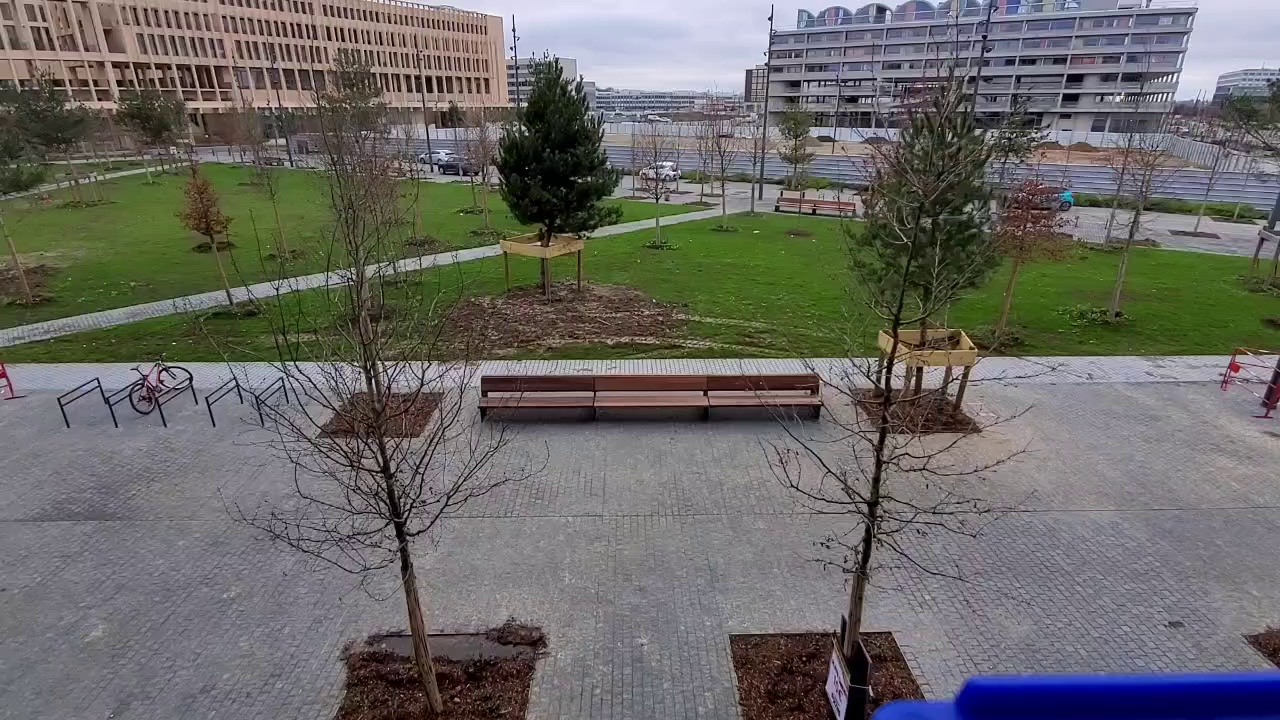
#> input picture final/reference.jpg, 1280 x 720 px
$ python configure.py
#> lines starting #> are read from the running program, lines starting #| are printed output that depends on the picture; after the words box and inside, x2 and y2 are one past the last pixel; in counts of white or black regions, pixels touching at a corner belong together
#python configure.py -v ../ric_test.mp4
import cv2
import numpy as np
import argparse

ap = argparse.ArgumentParser()
ap.add_argument("-img", "--image", type=str, help="path to the configuration image", default="reference.jpg")
args = vars(ap.parse_args())

step = 0

red = (0,0,255) #BGR
green = (0,255,0)
blue = (255,0,0)
yellow = (0,255,255)
cyan = (255,255,0)
magenta = (255,0,255)
white = (255,255,255)

font = cv2.FONT_HERSHEY_SIMPLEX
font_size = 0.8
font_thickness = 1

global_coord_updated = False
global_x = 0
global_y = 0

coor_x = None
coor_y = None

key_input = ""
text_input = ""
enter = False

foot_text_line_1 = ""
foot_text_line_2 = ""

pts_src = []
pts_dst = []
z_planes = []

pts_plane = []
level_defined = False
plane_done = False
level = 0

#pts_src = [[475,211],[660,247],[1111,322],[915,360],[1163,630],[729,634],[370,638],[162,630],[67,428],[378,360],[233,308]]
#pts_dst = [[2.00,0.0],[11.70,10.70],[22.80,21.70],[16.80,24.00],[16.80,32.20],[11.10,32.20],[7.30,32.20],[5.00,32.20],[0.30,27.00],[5.00,24.00],[0.0,21.00]]

index = 0

DESIRED_HEIGHT = 720

img = cv2.imread(args["image"],-1)
#> img is the input picture: shape (720, 1280, 3); mean B, G, R 102.1, 105.3, 106.7

scale = DESIRED_HEIGHT/img.shape[0]
#> scale = 1
scaled_width = int(img.shape[1]*scale)
#> scaled_width = 1280
img = cv2.resize(img, (scaled_width,DESIRED_HEIGHT), interpolation = cv2.INTER_AREA)

text_banner = np.ones((80, scaled_width, 3),np.uint8)

img = np.concatenate((img,text_banner),axis=0)
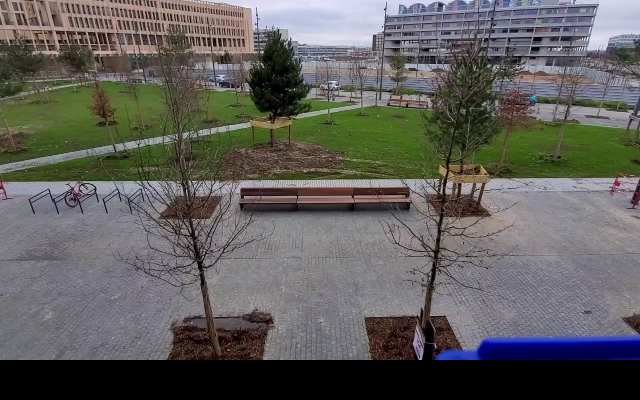
#> img: shape (800, 1280, 3) (shown at 1/2 size); mean B, G, R 92, 94.9, 96.1
no_text_img = np.copy(img)

def click(event, x, y, flags, param):
    global global_x,global_y,global_coord_updated
    if event == cv2.EVENT_LBUTTONDOWN:
        global_x = x
        global_y = y
        global_coord_updated = True

cv2.namedWindow("Configuration")
cv2.setMouseCallback("Configuration", click)

foot_text_line_1 = "Click to define the points of reference for the top down view (min 4)"

while True:
    key = cv2.waitKey(5)
#> (key q is pressed here)
    if key == ord("c"):
        key_input = "C"
    elif key == ord("n"):
        key_input = "N"
    elif key == ord("p"):
        key_input = "P"
    elif key == ord("q"):
        key_input = "Q"
    elif key == ord("0"):
        key_input = "0"
    elif key == ord("1"):
        key_input = "1"
    elif key == ord("2"):
        key_input = "2"
    elif key == ord("3"):
        key_input = "3"
    elif key == ord("4"):
        key_input = "4"
    elif key == ord("5"):
        key_input = "5"
    elif key == ord("6"):
        key_input = "6"
    elif key == ord("7"):
        key_input = "7"
    elif key == ord("8"):
        key_input = "8"
    elif key == ord("9"):
        key_input = "9"
    elif key == ord("\r"):
        #step = 2
        enter = True
    elif key == 27: #enter
        break
    elif key == -1:
        pass
    else:
        print("Key not recognized")

    if step == 0:
        if len(pts_src) >= 4 and enter:
            enter = False
            step = 1
        elif enter:
            enter = False
        elif len(pts_src) >= 4:
            foot_text_line_2 = "Press enter to advance when done"
        if global_coord_updated:
            pts_src.append([global_x,global_y])
            global_coord_updated = False

    elif step == 1:
        foot_text_line_1 = "Input the coordinates (in meters) of the highlighted point, press enter to advance"
        foot_text_line_2 = "c to clear, p to place decimal point, n for negatives"
        #modify to skip
        if len(pts_dst) == len(pts_src):
            step = 3
        else:
            step = 2
            pts_dst = []

    elif step == 2:
        if text_input == "" and key_input == 'N':
            text_input = '-'
        elif key_input == 'C':
            text_input = ""
        elif key_input == 'P' and (text_input != "" or text_input != "-"):
            text_input = text_input + "."
        elif key_input == '0' or key_input == '1' or key_input == '2' or key_input == '3' or key_input == '4' or key_input == '5' or key_input == '6' or key_input == '7' or key_input == '8' or key_input == '9':
            text_input = text_input + key_input
        elif key == -1 or enter:
            pass
        else:
            print("Key not recognized")

        if enter:
            if text_input == "" or text_input == "-":
                pass
            elif coor_x is None:
                coor_x = float(text_input)
                text_input = ""
            elif coor_y is None:
                coor_y = float(text_input)
                pts_dst.append([coor_x,coor_y])
                text_input = ""
                coor_x = None
                coor_y = None
                index += 1
        if index >= len(pts_src):
            step = 3

    elif step == 3:
        foot_text_line_1 = "Select the points of a work plane (min 3), when done press enter to indicate the z level"
        foot_text_line_2 = "Press enter again to define another plane or q to finish. (c to clear the level)"

        pts_src = np.array(pts_src)
        pts_src = np.concatenate((pts_src,np.zeros((pts_src.shape[0],1),np.int32)),axis=1)
        pts_dst = np.array(pts_dst)*100
        pts_dst = pts_dst.astype('int32')
        pts_dst = np.concatenate((pts_dst,np.zeros((pts_dst.shape[0],1),np.int32)),axis=1)

        window_width = max(pts_dst[:,0])
        window_height = max(pts_dst[:,1])
        h, status = cv2.findHomography(pts_src, pts_dst)
        img = cv2.warpPerspective(img, h, (window_width,window_height))

        scale = DESIRED_HEIGHT/img.shape[0]
        scaled_width = int(img.shape[1]*scale)

        #pts_dst = (pts_dst*scale).astype(int)

        #img = imutils.resize(img, height = DESIRED_HEIGHT)
        img = cv2.resize(img, (scaled_width,DESIRED_HEIGHT), interpolation = cv2.INTER_AREA)
        text_banner = np.ones((80, scaled_width, 3),np.uint8)
        img = np.concatenate((img,text_banner),axis=0)
        no_text_img = np.copy(img)
        no_text_img = np.copy(img)

        step = 4

    elif step == 4:
        if key_input == 'Q':
            z_planes = np.array(z_planes, dtype=object)
            step = 5
        if plane_done:
            if key_input == 'C':
                text_input = ""
            elif key_input == '0' or key_input == '1' or key_input == '2' or key_input == '3' or key_input == '4' or key_input == '5' or key_input == '6' or key_input == '7' or key_input == '8' or key_input == '9':
                text_input = text_input + key_input
            elif key == -1 or enter:
                pass
            else:
                print("Key not recognized")

        if enter:
            enter = False
            if text_input != "" and plane_done and level_defined == False:
                level = int(text_input)
                level_defined = True
            if level_defined:
                pts_plane = np.array(pts_plane, dtype=np.int32)
                pts_plane = np.concatenate((pts_plane,level*np.ones((pts_plane.shape[0],1),np.int32)),axis=1)
                z_planes.append(pts_plane)

                print(pts_plane)

                pts_plane = []
                text_input = ""
                plane_done = False
                level_defined = False

                print("Plane Saved")

            if len(pts_plane) >= 3:
                plane_done = True
        if global_coord_updated:
            pts_plane.append([global_x,global_y])
            global_coord_updated = False


    elif step == 5:
        print("information saved")
        foot_text_line_1 = "Information Saved"
        foot_text_line_2 = "Press esc to exit"
        np.savez('data', scale = scale, DESIRED_HEIGHT = DESIRED_HEIGHT, pts_src = pts_src, pts_dst = pts_dst, z_planes = z_planes)
        step = 6

    elif step == 6:
        pass

    #draw

    if step == 0:
        for pt in pts_src:
            cv2.circle(img,(pt[0],pt[1]),4,yellow,2)

    elif step == 2:
        for id,pt in enumerate(pts_src,0):
            if id == index:
                if text_input == "" and coor_x is None:
                    img_text = "(_,?)"
                elif text_input != "" and coor_x is None and coor_y is None:
                    img_text = "({}_,?)".format(text_input)
                elif coor_x is not None and coor_y is None:
                    img_text = "({},{}_)".format(coor_x,text_input)
                cv2.putText(img, img_text, (pt[0] + 5,pt[1]), font, 1, yellow, 2)
                cv2.circle(img,(pt[0],pt[1]),4,yellow,2)
            elif id < index:
                cv2.circle(img,(pt[0],pt[1]),4,green,-2)
            else:
                cv2.circle(img,(pt[0],pt[1]),4,red,2)

    elif step == 4:
        if len(z_planes) > 0:
            z_planes_np = np.array(z_planes, dtype = object)
            for plane in z_planes:
                pts_plane_draw = plane[:,:2].reshape((-1,1,2))
                cv2.polylines(img,np.int32([pts_plane_draw]),True,blue,1)

        if len(pts_plane) > 0:
            pts_plane_np = np.array(pts_plane)
            pts_plane_draw = pts_plane_np[:,:].reshape((-1,1,2))
            if plane_done == False:
                cv2.polylines(img,np.int32([pts_plane_draw]),True,(255,100,100),2)
                for pt in pts_plane_np:
                    cv2.circle(img,(pt[0],pt[1]),4,cyan,-2)
            else:
                cv2.polylines(img,np.int32([pts_plane_draw]),True,green,2)
                (x,y),radius = cv2.minEnclosingCircle(pts_plane_draw)
                if text_input == "":
                    img_text = "level:?"
                else:
                    img_text = "level:{}".format(text_input)
                cv2.putText(img, img_text, (int(x),int(y)), font, font_size, yellow, 2)

    elif step == 6:
        for plane in z_planes:
            pts_plane_draw = plane[:,:2].reshape((-1,1,2))
            cv2.polylines(img,np.int32([pts_plane_draw]),True,red,2)

    while cv2.getTextSize(foot_text_line_1, font, font_size, font_thickness)[0][0] > scaled_width - 10:
        font_size -= 0.005
#> this loop made 0 passes
#> after the loop, font_size = 0.8

    cv2.putText(img, foot_text_line_1, (10, DESIRED_HEIGHT + 30), font, font_size, white, font_thickness)
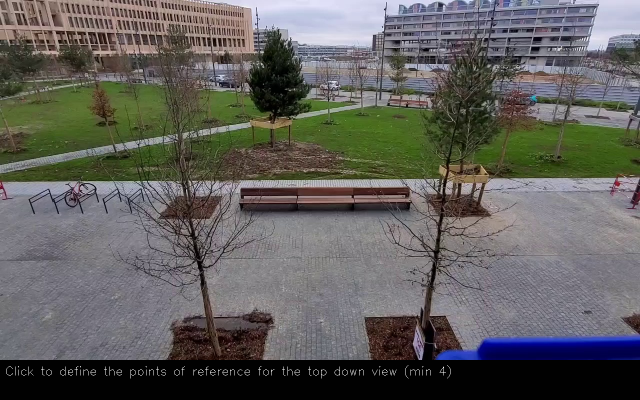
#> img: shape (800, 1280, 3) (shown at 1/2 size); 0.17% of pixels changed, all inside (x1, y1, x2, y2) = (12, 730, 901, 757)
    cv2.putText(img, foot_text_line_2, (10, DESIRED_HEIGHT + cv2.getTextSize(foot_text_line_1, font, font_size, font_thickness)[0][1] + 40), font, font_size, white, font_thickness)

    cv2.imshow("Configuration", img)
    img = np.copy(no_text_img)

    enter = False
    key_input = ""
    global_coord_updated = False
    font_size = 1

cv2.destroyAllWindows()
